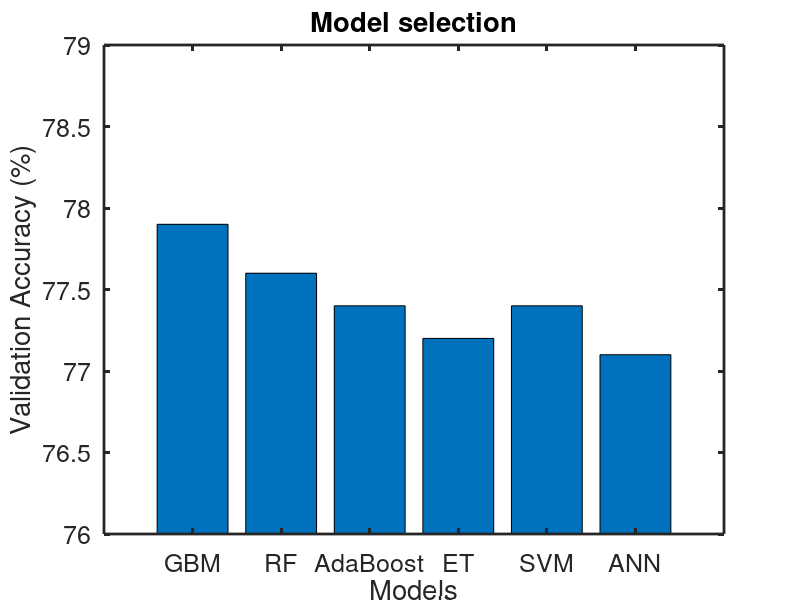

This chart was generated by the following MATLAB code:

gbm = 77.9;
rf = 77.6;
ada = 77.4;
et = 77.2;
svm = 77.4;
ann = 77.1;

accuracy = [gbm, rf, ada, et, svm, ann];

NumTicks = 6;
bar(1:NumTicks, accuracy)
L = get(gca,'XLim');
set(gca,'XTick', 1:NumTicks, 'xTickLabel', {'GBM', 'RF', 'AdaBoost', 'ET', 'SVM', 'ANN'})
ylim([76, 79])
xlabel('Models')
ylabel('Validation Accuracy (%)')
title('Model selection')

x = 200; 
y = 200; 
width = 600; 
height = 400; 
set(figure(1), 'Position', [x y width height])
a = findobj(gcf); 
allaxes = findall(a, 'Type', 'axes'); 
alllines = findall(a, 'Type', 'line'); 
set(alllines, 'Linewidth', 1); 
set(allaxes, 'FontName', 'Helvetica', 'LineWidth', 2, ...
    'FontSize', 18, 'box', 'on')
